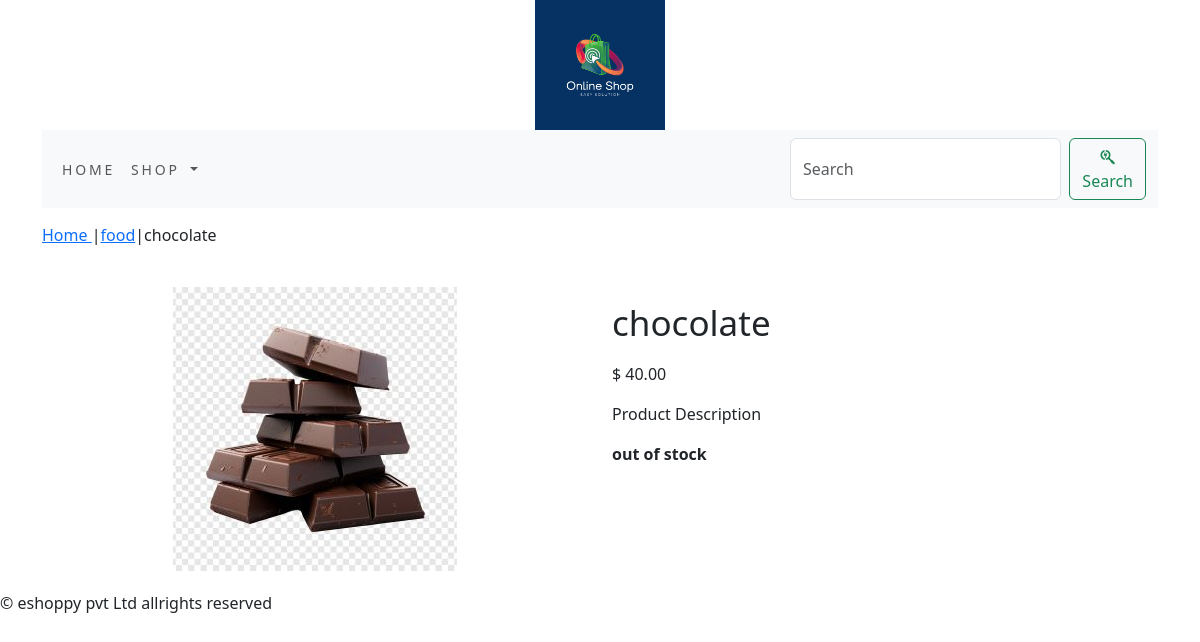
Page /food/chocolate/ on the committed database.
### ecommerceapp/models.py (models this page shows, shortened)
class Product(models.Model):
    name=models.CharField(max_length=250,unique=True)
    slug=models.SlugField(max_length=250,unique=True)
    description=models.TextField(blank=True)
    price=models.DecimalField(max_digits=10,decimal_places=2)
    category=models.ForeignKey(Category,on_delete=models.CASCADE)
    image = models.ImageField(upload_to='product', blank=True)
    stock=models.IntegerField()
    available=models.BooleanField(default=True)
    created=models.DateTimeField(auto_now_add=True)
    update=models.DateTimeField(auto_now=True)
    class Meta:
        ordering=('name',)
        verbose_name='product'
        verbose_name_plural='products'

class Category(models.Model):
    name=models.CharField(max_length=250,unique=True)
    slug=models.SlugField(max_length=250,unique=True)
    description=models.TextField(blank=True)
    image=models.ImageField(upload_to='category',blank=True)
    class Meta:
        ordering=('name',)
        verbose_name='category'
        verbose_name_plural='categories'
    def __str__ (self):
      return '{}'.format(self.name)

### ecommerceapp/views.py (the view)
# urls.py: path('<slug:c_slug>/<slug:product_slug>/',views.proDetail,name ='prodCatdetail'),
def proDetail(request,c_slug,product_slug):
   try:
      product=Product.objects.get(category__slug=c_slug,slug=product_slug)
   except Exception as e:
      raise e
   return render(request,'product.html',{'product':product})

### cartapp/context_processors.py (called while the page is built)
def counter(request):
    item_count = 0
    if 'admin' in request.path:
        return{}
    else:
        try:
            cart=Cart.objects.filter(cart_id=_cart_id(request))
            cart_items= CartItem.objects.all().filter(cart=cart[:1])
            for cart_item in cart_items:
                item_count +=cart_item.quantity
        except Cart.DoesNotExist:
            item_count = 0
    return dict(item_count=item_count)

### cartapp/views.py (called while the page is built)
def _cart_id(request):
       cart=request.session.session_key
       if not cart:
           cart=request.session.create()
       return cart

### ecommerceapp/context_processors.py (called while the page is built)
def menu_links(request):
    links=Category.objects.all()
    return dict(links=links)

### templates/product.html (shortened to what this page needs)
{% extends 'base.html' %}
{% load static %}
{% block content %}
<div class="row my_prod_row_class">
    <div class="mx_auto">
        <P><a href ="{% url 'ecommerceapp:allProdCat' %}"> Home </a>|<a href="{{product.Category.get_url}}">{{product.category}}</a>|{{product.name}}</P>
    </div>
<div class="container">
<br>
<div class="row">
    <div class="col-12 col-sm-12 col-md-12 col-lg-6 text-center ">
        <div style="min-width:18rem">
            <img src="{{product.image.url}}" alt="{{product.name}}">
        </div>
        </div>
        <div class="col-12 col-sm-12 col-md-12 col-lg-6">
            <div>
            <h1 class="my_prod_title">{{product.name}}</h1>
            <p> $ {{product.price}}</p>
            <p class="my_title"> Product Description</p>
            {% if product.stock <= 0 %}
              <p class="text-justify my_prod_text"><b>out of stock</b></p>
            {% else %}
                <a class="btn btn-secondary" href="{% url 'cartapp:add_cart' product.id %}">Add to cart</a>
            {% endif %}
             </div>
        </div>
       </div>
</div>
</div>
{% endblock %}

### static/css/custom.css (style rules this page uses)
body { font-family:'Roboto',sans-serif; }
.my_title { font-size:16px; text_transform:uppercase; letter_spacing:.2em; }
.my_prod_row_class { padding-top:15px; padding-bottom:20px; }
.my_prod_title { font-size:35px; text_transform:uppercase; letter_spacing:.2em; padding-top:15px; padding-bottom:10px; }
.my_prod_text { padding-right:20px; }

### rows in the picture
Product: category "food", name "chocolate", image (picture), price "40.00"
